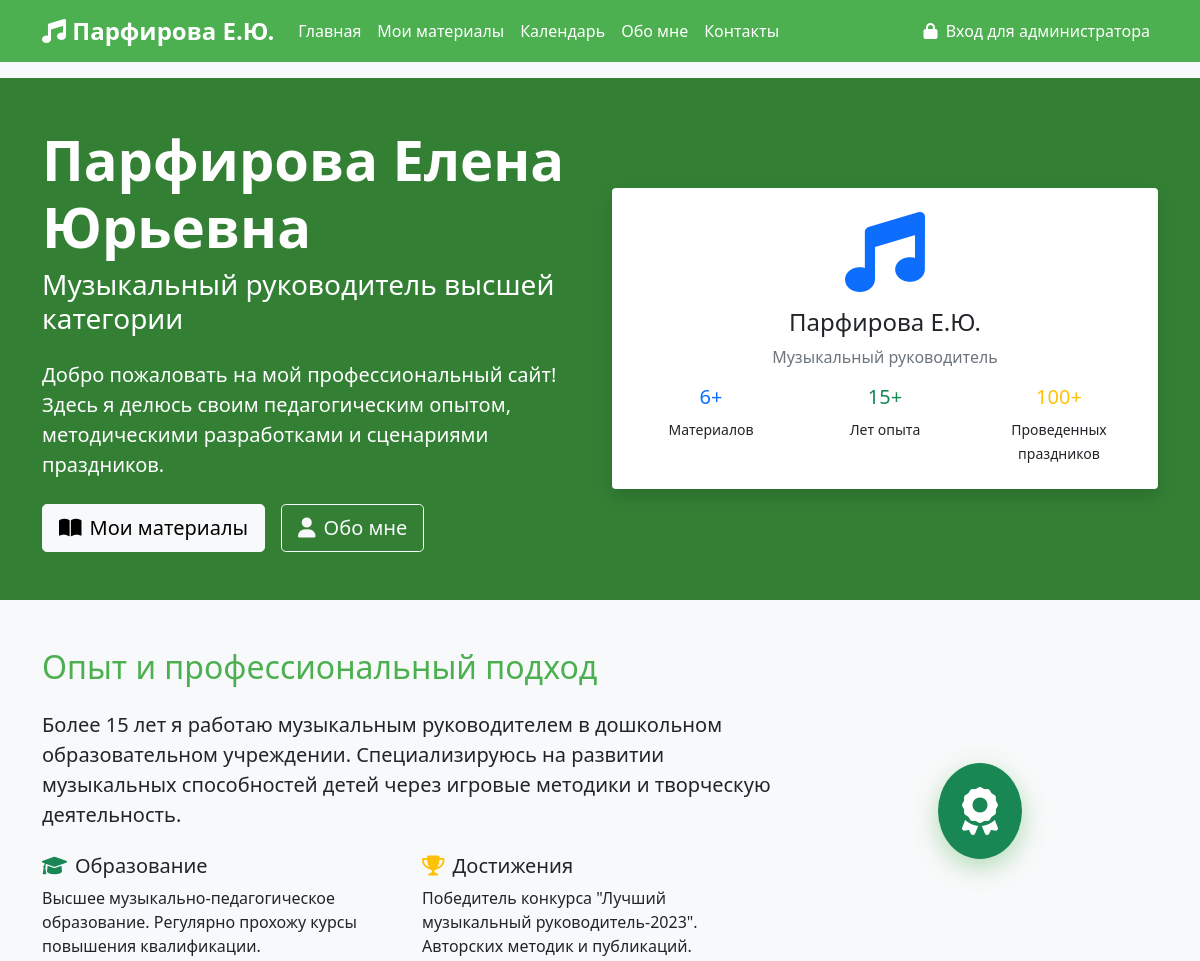
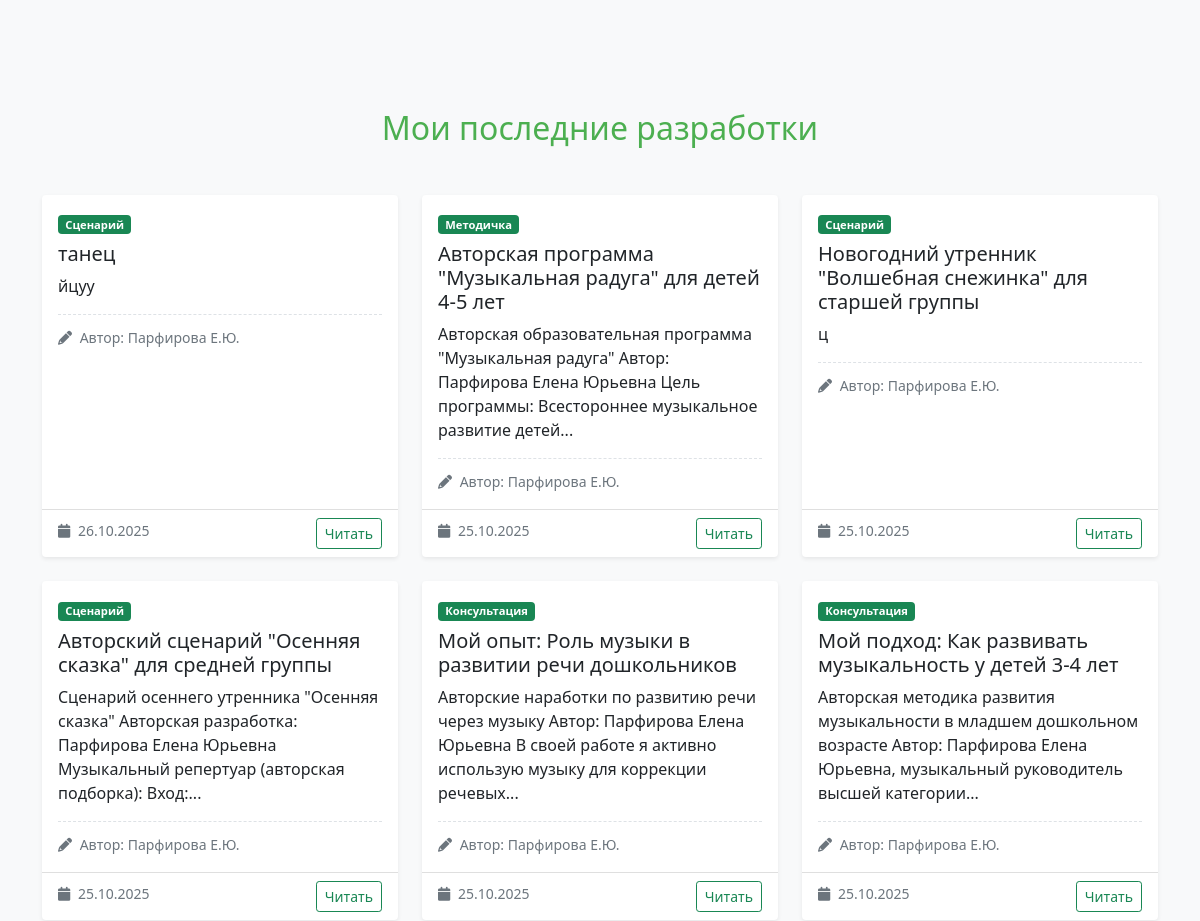
Before: / (upper part) with the older database file (2 pictures, top to bottom).
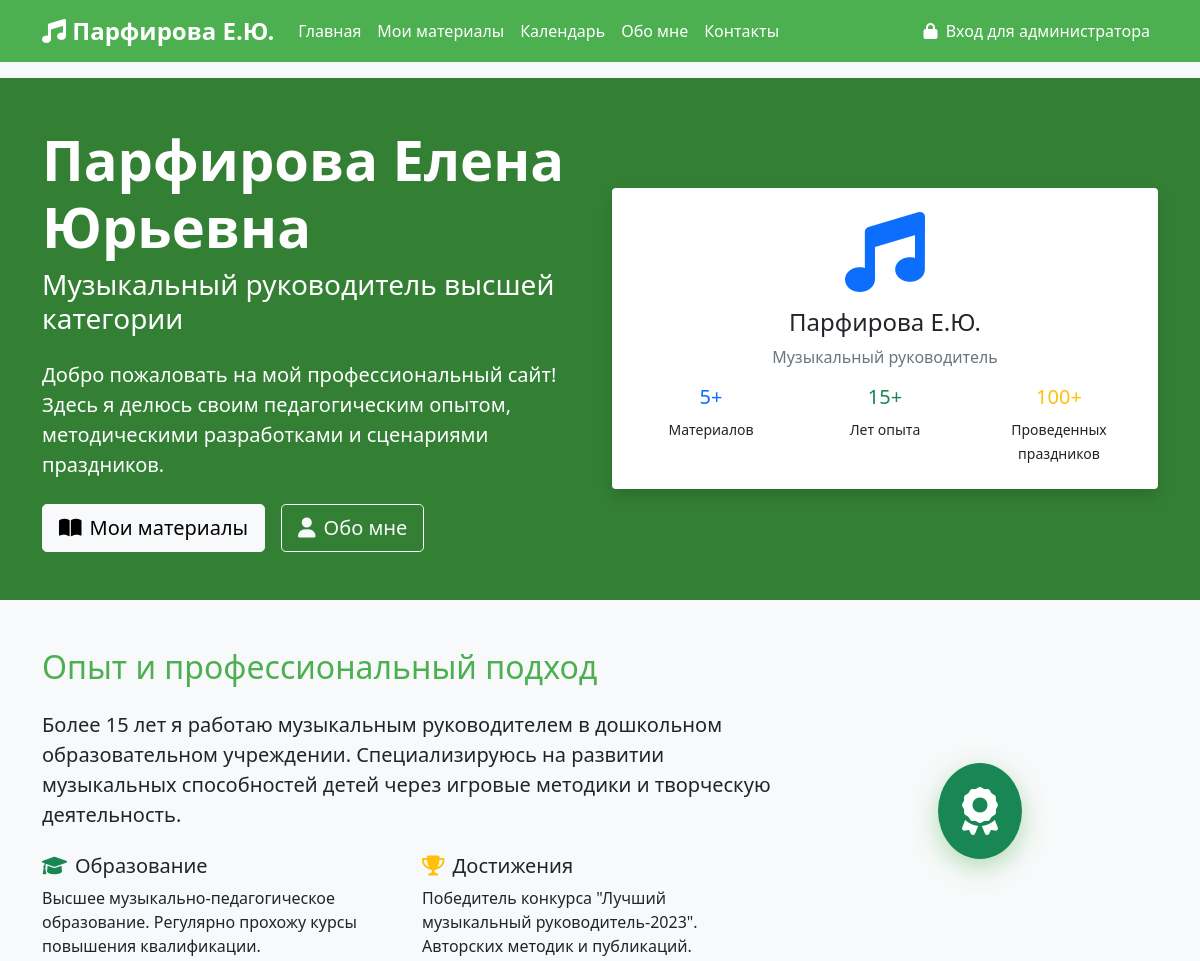
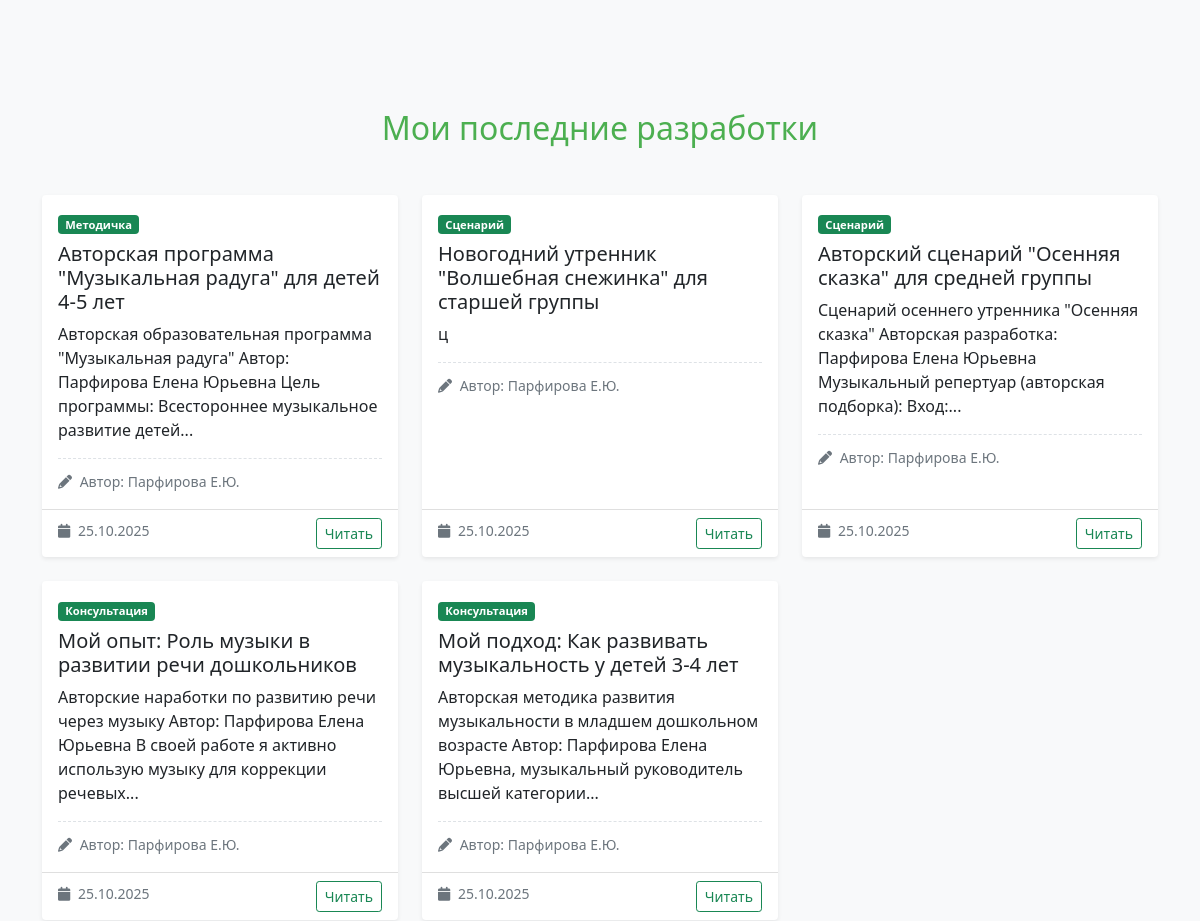
After: the same page with the newer database file (2 pictures, top to bottom).
### models.py (models this page shows)
class Material(db.Model):
    id = db.Column(db.Integer, primary_key=True)
    title = db.Column(db.String(200), nullable=False)
    content = db.Column(db.Text, nullable=False)
    category = db.Column(db.String(50), nullable=False)
    target_audience = db.Column(db.String(50), nullable=False)
    created_date = db.Column(db.DateTime, nullable=False, default=lambda: datetime.now(timezone.utc))
    file_path = db.Column(db.String(300))
    is_published = db.Column(db.Boolean, default=True)

### app.py (the view)
@app.route('/')
def index():
    log_visit('index')
    latest_materials = Material.query.filter_by(is_published=True)\
        .order_by(Material.created_date.desc())\
        .limit(6)\
        .all()
    stats = {
        'total_materials': Material.query.filter_by(is_published=True).count()
    }
    return render_template('index.html',
                         latest_materials=latest_materials,
                         stats=stats)

### app.py (called while the page is built)
def log_visit(page):
    visit = PageVisit(
        page=page,
        ip_address=request.remote_addr
    )
    db.session.add(visit)
    db.session.commit()

### templates/index.html (shortened to what the changed rows need)
{% extends "base.html" %}
{% block content %}
<section class="hero-section py-5" style="background: linear-gradient(135deg, #667eea 0%, #764ba2 100%);">
    <div class="container">
        <div class="row align-items-center">
            <div class="col-lg-6 text-white">
                <h1 class="display-4 fw-bold">Парфирова Елена Юрьевна</h1>
                <h2 class="h3 mb-4">Музыкальный руководитель высшей категории</h2>
            </div>
            <div class="col-lg-6 text-center">
                <div class="profile-card bg-white rounded p-4 shadow">
                    <div class="stats">
                        <div class="row text-center">
                            <div class="col-4">
                                <h5 class="text-primary">{{ stats.total_materials if stats else '6' }}+</h5>
                                <small>Материалов</small>
                            </div>
                        </div>
                    </div>
                </div>
            </div>
        </div>
    </div>
</section>
<section class="py-5">
    <div class="container">
        <div class="row align-items-center">
            <div class="col-lg-8">
                <h2 class="mb-4" style="color: #4CAF50;">Опыт и профессиональный подход</h2>
            </div>
        </div>
    </div>
</section>
<section class="py-5 bg-light">
    <div class="container">
        <h2 class="text-center mb-5" style="color: #4CAF50;">Мои последние разработки</h2>
        <div class="row">
            {% for material in latest_materials %}
            <div class="col-md-4 mb-4">
                <div class="card h-100 shadow-sm">
                    <div class="card-body">
                        <span class="badge bg-success mb-2">
                            {% if material.category == 'consultation' %}Консультация
                            {% elif material.category == 'scenario' %}Сценарий
                            {% elif material.category == 'methodical' %}Методичка
                            {% else %}Статья{% endif %}
                        </span>
                        <h5 class="card-title">{{ material.title }}</h5>
                        <p class="card-text">
                            {{ material.content | striptags | truncate(150) }}
                        </p>
                        <div class="author-signature">
                            <small class="text-muted">
                                <i class="fas fa-pencil-alt me-1"></i>
                                Автор: Парфирова Е.Ю.
                            </small>
                        </div>
                    </div>
                    <div class="card-footer bg-transparent">
                        <small class="text-muted">
                            <i class="fas fa-calendar me-1"></i>
                            {{ material.created_date.strftime('%d.%m.%Y') }}
                        </small>
                        <a href="{{ url_for('material_detail', material_id=material.id) }}"
                            class="btn btn-sm btn-outline-success float-end">
                            Читать
                        </a>
                    </div>
                </div>
            </div>
            {% endfor %}
        </div>
    </div>
</section>
{% endblock %}

Changed rows visible on the page:
removed Material: category "Сценарий", title "танец", content "йцуу", created_date "26.10.2025"
Other visible differences:
{{ stats.total_materials if stats else '6' }}: "6" → "5"
